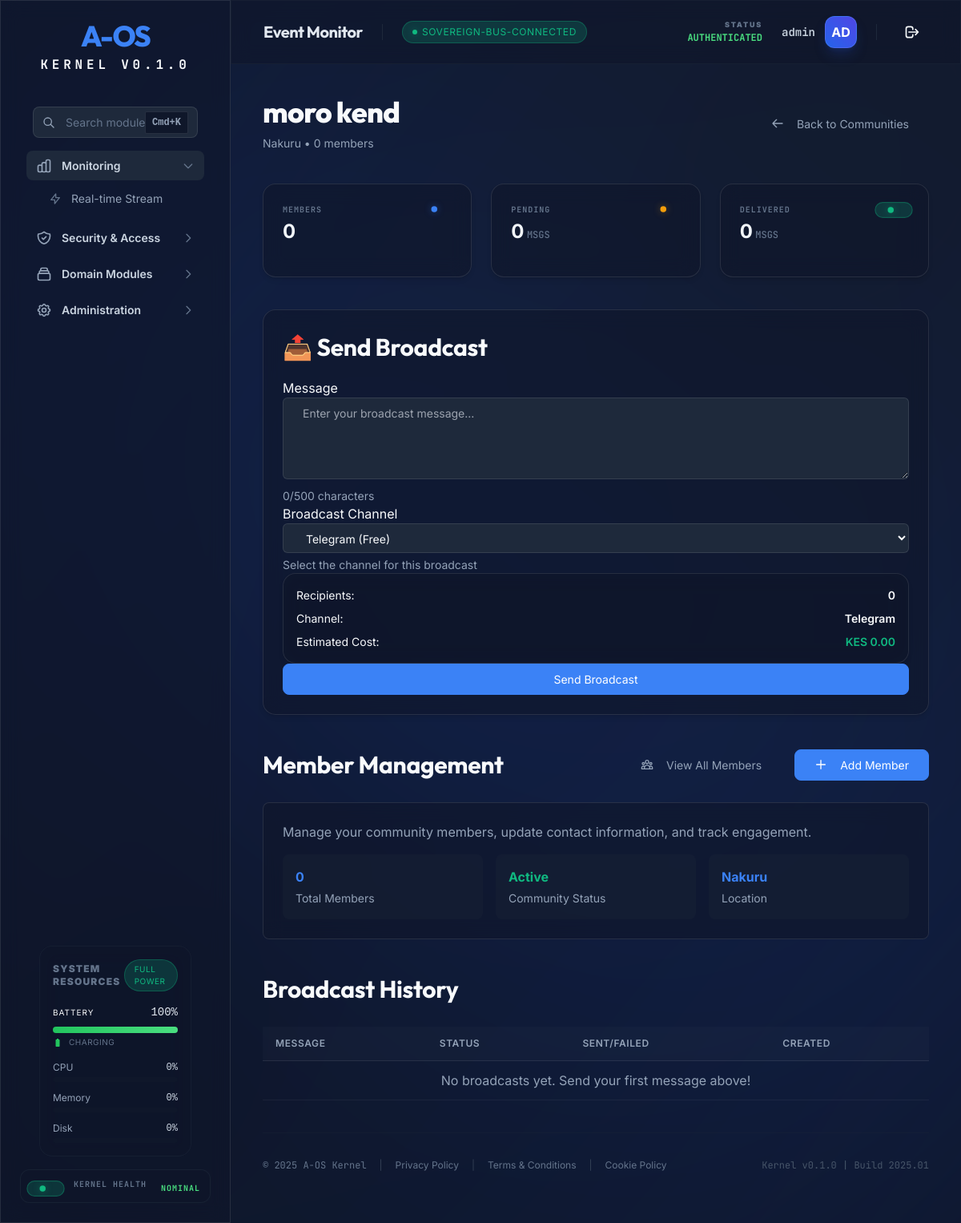
Before: /community/GRP-656EE973 (signed in) with the older database file.
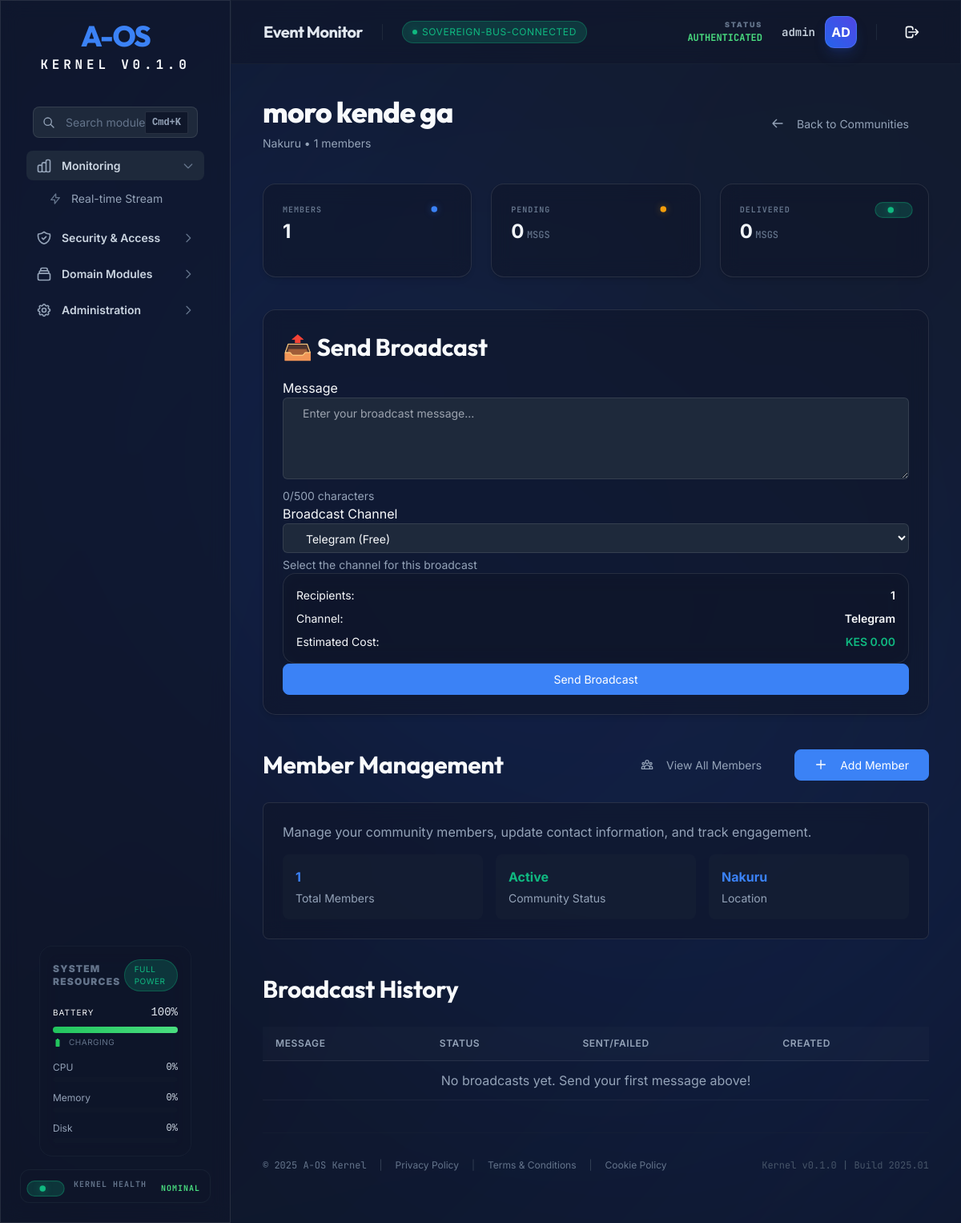
After: the same page with the newer database file.
### tables this page shows
CREATE TABLE community_groups (
        id TEXT PRIMARY KEY,
        name TEXT NOT NULL,
        description TEXT,
        group_type TEXT,
        tags TEXT DEFAULT '[]', -- JSON list
        location TEXT,
        admin_id TEXT,
        trust_level TEXT DEFAULT 'local',
        preferred_channels TEXT DEFAULT 'ussd,sms',
        active BOOLEAN DEFAULT 1,
        created_at DATETIME DEFAULT CURRENT_TIMESTAMP
    );

### aos/api/routers/community.py (the view)
@router.get("/{group_id}", response_class=HTMLResponse)
async def community_detail(
    group_id: str,
    request: Request,
    operator=Depends(requires_community_access())
):
    if not community_state.module:
        raise HTTPException(500, "Community module not initialized")
    group = community_state.module.get_group(group_id)
    if not group:
        raise HTTPException(404, "Group not found")
    members = community_state.module.get_community_members(group_id)
    member_count = len(members)
    broadcast_stats = {"pending": 0, "sent": 0, "failed": 0}
    status_res = community_state.module._db.execute("""
        SELECT d.status, COUNT(*)
        FROM broadcast_deliveries d
        JOIN broadcasts b ON d.broadcast_id = b.id
        WHERE b.community_id = ?
        GROUP BY d.status
    """, (group_id,)).fetchall()
    for status, count in status_res:
        if status in broadcast_stats:
            broadcast_stats[status] = count
    recent_broadcasts_raw = community_state.module._db.execute("""
        SELECT id, message, status, sent_count, failed_count, created_at
        FROM broadcasts
        WHERE community_id = ?
        ORDER BY created_at DESC
        LIMIT 10
    """, (group_id,)).fetchall()
    recent_broadcasts = [
        {
            "id": row[0],
            "message": row[1],
            "status": row[2],
            "sent_count": row[3],
            "failed_count": row[4],
            "created_at": datetime.fromisoformat(row[5].replace(' ', 'T')) if row[5] else None
        }
        for row in recent_broadcasts_raw
    ]
    return templates.TemplateResponse("community_detail.html", {
        "request": request,
        "user": operator,
        "group": group,
        "member_count": member_count,
        "broadcast_stats": broadcast_stats,
        "recent_broadcasts": recent_broadcasts
    })

### aos/api/templates/community_detail.html (shortened to what this page needs)
{% extends "dashboard.html" %}
{% from "components/atoms/EliteButton.html" import elite_button %}
{% from "components/atoms/Card.html" import card %}
{% from "components/molecules/DataCard.html" import data_card %}
{% block content %}
<header class="mb-10 flex items-center justify-between">
    <div>
        <h1 class="aos-h1 mb-2">{{ group.name }}</h1>
        <p class="aos-text-muted aos-text-sm">{{ group.location }} • {{ member_count }} members</p>
    </div>
    <div>
        {% if user.role == 'root' or user.role == 'admin' or user.role == 'super_admin' %}
        <a href="/community" class="aos-btn aos-btn-ghost aos-size-md">
            <svg class="w-4 h-4" fill="none" stroke="currentColor" viewBox="0 0 24 24">
                <path stroke-linecap="round" stroke-linejoin="round" stroke-width="2" d="M10 19l-7-7m0 0l7-7m-7 7h18">
                </path>
            </svg>
            <span class="aos-btn-text ml-2">Back to Communities</span>
        </a>
        {% endif %}
    </div>
</header>
<div class="grid grid-cols-1 md:grid-cols-3 gap-6 mb-10">
    {{ data_card(label="Members", value=member_count|string, status="info") }}
    {{ data_card(label="Pending", value=broadcast_stats.pending|string, unit="msgs", status="warning") }}
    {{ data_card(label="Delivered", value=broadcast_stats.sent|string, unit="msgs", status="success") }}
</div>
{% if user.role != 'viewer' %}
{% include "partials/broadcast_form.html" %}
{% endif %}
{% if user.role != 'viewer' %}
<section class="aos-stack-md mt-10">
    <div class="flex items-center justify-between mb-6">
        <h2 class="aos-h2">Member Management</h2>
        <div class="flex gap-4">
            <a href="/community/members?group_id={{ group.id }}" class="aos-btn aos-btn-ghost aos-size-md">
                <span class="aos-btn-text ml-2">View All Members</span>
            </a>
            <a href="/community/members/add?group_id={{ group.id }}" class="aos-btn aos-btn-primary aos-size-md">
                <svg class="w-4 h-4" fill="none" stroke="currentColor" viewBox="0 0 24 24">
                    <path stroke-linecap="round" stroke-linejoin="round" stroke-width="2" d="M12 4v16m8-8H4"></path>
                </svg>
                <span class="aos-btn-text ml-2">Add Member</span>
            </a>
        </div>
    </div>
    <div class="aos-glass aos-p-6 aos-rounded-lg">
        <p class="aos-text-muted">
            Manage your community members, update contact information, and track engagement.
        </p>
        <div class="mt-4 grid grid-cols-1 md:grid-cols-3 gap-4">
            <div class="aos-p-4 bg-slate-800/30 aos-rounded-lg">
                <div class="aos-text-2xl font-bold aos-text-primary">{{ member_count }}</div>
                <div class="aos-text-sm aos-text-muted mt-1">Total Members</div>
            </div>
            <div class="aos-p-4 bg-slate-800/30 aos-rounded-lg">
                <div class="aos-text-2xl font-bold aos-text-success">Active</div>
                <div class="aos-text-sm aos-text-muted mt-1">Community Status</div>
            </div>
            <div class="aos-p-4 bg-slate-800/30 aos-rounded-lg">
                <div class="aos-text-2xl font-bold aos-text-info">{{ group.location }}</div>
                <div class="aos-text-sm aos-text-muted mt-1">Location</div>
            </div>
        </div>
    </div>
</section>
{% endif %}
<section class="aos-stack-md mt-10">
    <h2 class="aos-h2 mb-6">Broadcast History</h2>
    <div id="broadcast-history-container">
        {% include "partials/broadcast_history_table.html" %}
    </div>
</section>
{% endblock %}

Changed rows visible on the page:
changed community_groups "Nakuru": name "moro kend" → "moro kende ga"
Other visible differences:
{{ member_count }}: "0" → "1"
{{ value }}: "0 0 0" → "1 0 0"
